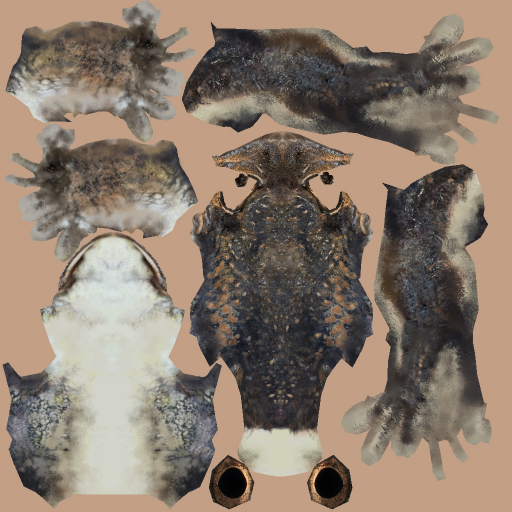
#> input picture 12268_banjofrog_diffuse.jpg, 1024 x 1024 px (shown at 1/2 size)
$ python Lab5.py
#> lines starting #> are read from the running program, lines starting #| are printed output that depends on the picture
import math
import numpy as np
from PIL import Image, ImageOps
class Quaternion:
    # [5 lines left out: function __init__, not called in this run]
    def __add__(self, other):
        return Quaternion(self.w + other.w, self.x + other.x, self.y + other.y, self.z + other.z)
    # [8 lines left out: function __mul__, not called in this run]
    def conjugate(self):
        return Quaternion(self.w, -self.x, -self.y, -self.z)
    # [5 lines left out: function rotate_vector, not called in this run]

width = 1000
height = 800
u_center = width / 2
v_center = height / 2
scale = [500, 1500, 1500]
alpha = [0, 0, 0]
beta = [0, 180, 0]
gamma = [0, 0, 0]
t_x = [0, -100/width, 80/width]
t_y = [0, -100/height, -100/height]
t_z = [2, 0.15, 0.15]
filename = ['12268_banjofrog_v1_L3.obj', 'model_1.obj', 'model_1.obj']
textureName = ['12268_banjofrog_diffuse.jpg', 'bunny-atlas.jpg', 'bunny-atlas.jpg']
numOBJ = 1

# [48 lines left out: functions minmax, barycentriccoords, normal_triangle, rotatedcoords, draw_triangle, not called in this run]
def parcingOBJ(v, f, vt, vn, filename):
    file = open(filename)
    for s in file:
        s = s.strip()
        if not s:
            continue
        sp = s.split()
        if not sp:
            continue
        if (sp[0] == 'v'):
            v_triple = []
            for i in range(1, 4):
                v_triple.append(sp[i])
            v.append(v_triple)
        if (sp[0] == 'f'):
            lengthSP = len(sp)
            lengthSPI = len(sp[1].split('/'))
            f_buffer1 = []
            f_buffer2 = []
            f_buffer3 = []
            for i in range(1, lengthSP):
                f_line = sp[i].split('/')
                if(lengthSPI == 1):
                    f_buffer1.append(f_line[0])
                else:
                    if (lengthSPI == 2):
                        f_buffer1.append(f_line[0])
                        f_buffer2.append(f_line[1])
                    else:
                        if (lengthSPI == 3):
                            f_buffer1.append(f_line[0])
                            f_buffer2.append(f_line[1])
                            f_buffer3.append(f_line[2])
            lengthBuf1 = len(f_buffer1)
            f_buffer4 = []
            for i in range(1, lengthBuf1 - 1):
                if(lengthSPI == 1):
                    f_buffer4.append([f_buffer1[0], f_buffer1[1], f_buffer1[2]])
                else:
                    if (lengthSPI == 2):
                        f_buffer4.append(
                            [f_buffer1[0], f_buffer1[i], f_buffer1[i + 1], f_buffer2[0], f_buffer2[i],
                             f_buffer2[i + 1]])
                    else:
                        if (lengthSPI == 3):
                            f_buffer4.append(
                                [f_buffer1[0], f_buffer1[i], f_buffer1[i + 1], f_buffer2[0], f_buffer2[i],
                                 f_buffer2[i + 1], f_buffer3[0], f_buffer3[i], f_buffer3[i + 1]])
            lengthBuf4 = len(f_buffer4)
            for j in range(0, lengthBuf4):
                f.append(f_buffer4[j])
        if (sp[0] == 'vt'):
            vt_double = []
            for i in range(1, 3):
                vt_double.append(sp[i])
            vt.append(vt_double)
        if (sp[0] == 'vn'):
            vn_triple = []
            for i in range(1, 4):
                vn_triple.append(sp[i])
            vn.append(vn_triple)
    file.close()
def draw_image(img_mat, numOBJ, filename, textureName, scale, alpha, beta, gamma, t_x, t_y, t_z):
    for k in range(numOBJ):
        v = []
        f = []
        vt = []
        vn = []
        texture_image = Image.open(textureName[k])
        flipped = texture_image.transpose(Image.Transpose.FLIP_TOP_BOTTOM)
        texture = np.array(flipped, dtype=np.uint8)
        hasTexture = True
        parcingOBJ(v, f, vt, vn, filename[k])
        for j in v:
            j[0], j[1], j[2] = rotatedcoords(float(j[0]), float(j[1]), float(j[2]), alpha[k], beta[k], gamma[k], t_x[k],
                                             t_y[k], t_z[k])
        flag = 0
        if(len(vn) == 0):
            vn = np.zeros((len(v), 3), dtype=int).tolist()
            for j in f:
                x0, y0, z0, x1, y1, z1, x2, y2, z2 = v[int(j[0]) - 1][0], v[int(j[0]) - 1][1], v[int(j[0]) - 1][2], \
                    v[int(j[1]) - 1][0], v[int(j[1]) - 1][1], v[int(j[1]) - 1][2], v[int(j[2]) - 1][0], \
                v[int(j[2]) - 1][1], \
                    v[int(j[2]) - 1][2]
                xn, yn, zn = normal_triangle(x0, y0, z0, x1, y1, z1, x2, y2, z2)
                vn[int(j[0]) - 1][0] += xn
                vn[int(j[0]) - 1][1] += yn
                vn[int(j[0]) - 1][2] += zn
                vn[int(j[1]) - 1][0] += xn
                vn[int(j[1]) - 1][1] += yn
                vn[int(j[1]) - 1][2] += zn
                vn[int(j[2]) - 1][0] += xn
                vn[int(j[2]) - 1][1] += yn
                vn[int(j[2]) - 1][2] += zn
        else:
            flag += 1
            for j in vn:
                j[0], j[1], j[2] = rotatedcoords(float(j[0]), float(j[1]), float(j[2]), alpha[k], beta[k], gamma[k], t_x[k],
                                             t_y[k], t_z[k])
        for j in f:
            x0, y0, z0, x1, y1, z1, x2, y2, z2 = v[int(j[0]) - 1][0], v[int(j[0]) - 1][1], v[int(j[0]) - 1][2], \
                v[int(j[1]) - 1][0], v[int(j[1]) - 1][1], v[int(j[1]) - 1][2], v[int(j[2]) - 1][0], v[int(j[2]) - 1][1], \
                v[int(j[2]) - 1][2]
            u0, v0, u1, v1, u2, v2 = float(vt[int(j[3]) - 1][0]), float(vt[int(j[3]) - 1][1]), float(
                vt[int(j[4]) - 1][0]), float(vt[int(j[4]) - 1][1]), float(vt[int(j[5]) - 1][0]), float(
                vt[int(j[5]) - 1][1])
            if(flag == 1):
                length0 = math.sqrt(vn[int(j[6]) - 1][0] ** 2 + vn[int(j[6]) - 1][1] ** 2 + vn[int(j[6]) - 1][2] ** 2)
                length1 = math.sqrt(vn[int(j[7]) - 1][0] ** 2 + vn[int(j[7]) - 1][1] ** 2 + vn[int(j[7]) - 1][2] ** 2)
                length2 = math.sqrt(vn[int(j[8]) - 1][0] ** 2 + vn[int(j[8]) - 1][1] ** 2 + vn[int(j[8]) - 1][2] ** 2)
                n0 = [vn[int(j[6]) - 1][0] / length0, vn[int(j[6]) - 1][1] / length0, vn[int(j[6]) - 1][2] / length0]
                n1 = [vn[int(j[7]) - 1][0] / length1, vn[int(j[7]) - 1][1] / length1, vn[int(j[7]) - 1][2] / length1]
                n2 = [vn[int(j[8]) - 1][0] / length2, vn[int(j[8]) - 1][1] / length2, vn[int(j[8]) - 1][2] / length2]
            else:
                length0 = math.sqrt(vn[int(j[0]) - 1][0] ** 2 + vn[int(j[0]) - 1][1] ** 2 + vn[int(j[0]) - 1][2] ** 2)
                length1 = math.sqrt(vn[int(j[1]) - 1][0] ** 2 + vn[int(j[1]) - 1][1] ** 2 + vn[int(j[1]) - 1][2] ** 2)
                length2 = math.sqrt(vn[int(j[2]) - 1][0] ** 2 + vn[int(j[2]) - 1][1] ** 2 + vn[int(j[2]) - 1][2] ** 2)
                n0 = [vn[int(j[0]) - 1][0] / length0, vn[int(j[0]) - 1][1] / length0, vn[int(j[0]) - 1][2] / length0]
                n1 = [vn[int(j[1]) - 1][0] / length1, vn[int(j[1]) - 1][1] / length1, vn[int(j[1]) - 1][2] / length1]
                n2 = [vn[int(j[2]) - 1][0] / length2, vn[int(j[2]) - 1][1] / length2, vn[int(j[2]) - 1][2] / length2]
            i0 = n0[2] / math.sqrt(n0[0] ** 2 + n0[1] ** 2 + n0[2] ** 2)
            i1 = n1[2] / math.sqrt(n1[0] ** 2 + n1[1] ** 2 + n1[2] ** 2)
            i2 = n2[2] / math.sqrt(n2[0] ** 2 + n2[1] ** 2 + n2[2] ** 2)
            draw_triangle(img_mat, scale[k] * x0 / z0 + u_center, scale[k] * y0 / z0 + height / 2, z0,
                            scale[k] * x1 / z1 + u_center, scale[k] * y1 / z1 + height / 2, z1,
                            scale[k] * x2 / z2 + u_center,
                            scale[k] * y2 / z2 + height / 2, z2, i0, i1, i2, u0, v0, u1, v1, u2, v2, texture, hasTexture)

img_mat = np.zeros((height, width, 3), dtype=np.uint8)
for i in range(height):
    for j in range(width):
        img_mat[i, j] = [0, 0, 0]
z_buff = np.full((height, width), np.inf)
draw_image(img_mat, numOBJ, filename, textureName, scale, alpha, beta, gamma, t_x, t_y, t_z)
#> in draw_image, texture_image is the input picture: PIL image 1024x1024 RGB; mean R, G, B 140.1, 124, 109.9
#> in draw_image, `flipped = texture_image.transpose(Image.Transpose.FLIP_TOP_BOTTOM)`:
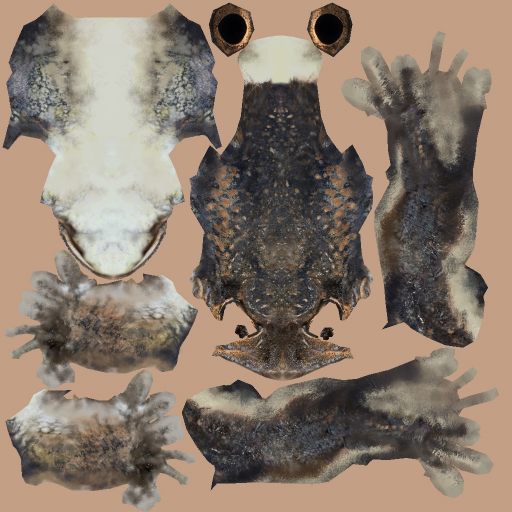
#> flipped: PIL image 1024x1024 RGB (shown at 1/2 size); mean R, G, B 140.1, 124, 109.9
#> (the run stopped early here; a loop or call above may not have finished)
